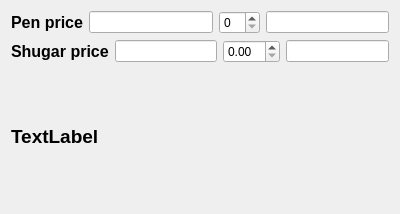
<?xml version="1.0" encoding="UTF-8"?>
<ui version="4.0">
 <class>Form</class>
 <widget class="QWidget" name="Form">
  <property name="geometry">
   <rect>
    <x>0</x>
    <y>0</y>
    <width>400</width>
    <height>214</height>
   </rect>
  </property>
  <property name="windowTitle">
   <string>Form</string>
  </property>
  <layout class="QVBoxLayout" name="verticalLayout">
   <item>
    <layout class="QHBoxLayout" name="horizontalLayout">
     <item>
      <widget class="QLabel" name="label">
       <property name="font">
        <font>
         <pointsize>12</pointsize>
         <weight>75</weight>
         <bold>true</bold>
        </font>
       </property>
       <property name="text">
        <string>Pen price</string>
       </property>
      </widget>
     </item>
     <item>
      <widget class="QLineEdit" name="le_pen_price"/>
     </item>
     <item>
      <widget class="QSpinBox" name="spinbox"/>
     </item>
     <item>
      <widget class="QLineEdit" name="le_total_pen_price"/>
     </item>
    </layout>
   </item>
   <item>
    <layout class="QHBoxLayout" name="horizontalLayout_2">
     <item>
      <widget class="QLabel" name="label_2">
       <property name="font">
        <font>
         <pointsize>12</pointsize>
         <weight>75</weight>
         <bold>true</bold>
        </font>
       </property>
       <property name="text">
        <string>Shugar price</string>
       </property>
      </widget>
     </item>
     <item>
      <widget class="QLineEdit" name="le_shugar_price"/>
     </item>
     <item>
      <widget class="QDoubleSpinBox" name="dspinbox"/>
     </item>
     <item>
      <widget class="QLineEdit" name="le_total_shugar_price"/>
     </item>
    </layout>
   </item>
   <item>
    <widget class="QLabel" name="lbl_result">
     <property name="font">
      <font>
       <pointsize>14</pointsize>
       <weight>75</weight>
       <bold>true</bold>
      </font>
     </property>
     <property name="text">
      <string>TextLabel</string>
     </property>
    </widget>
   </item>
  </layout>
 </widget>
 <resources/>
 <connections/>
</ui>
